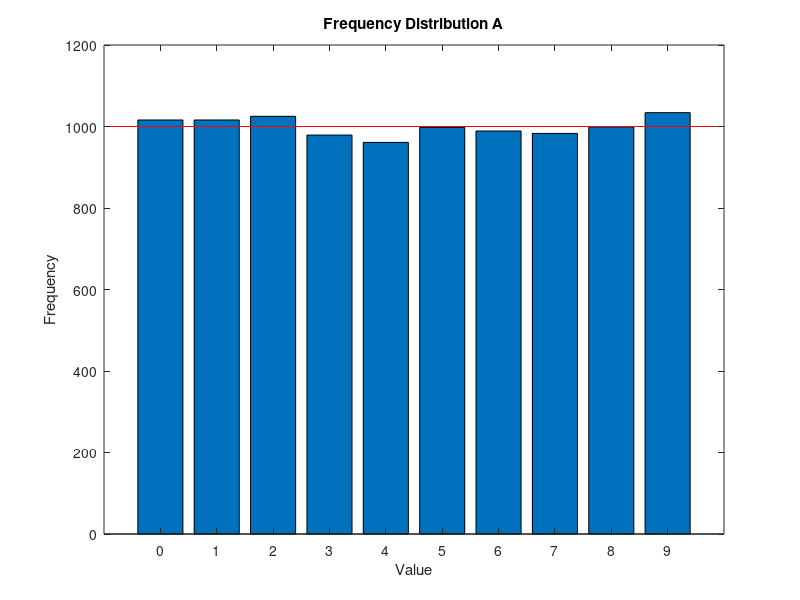
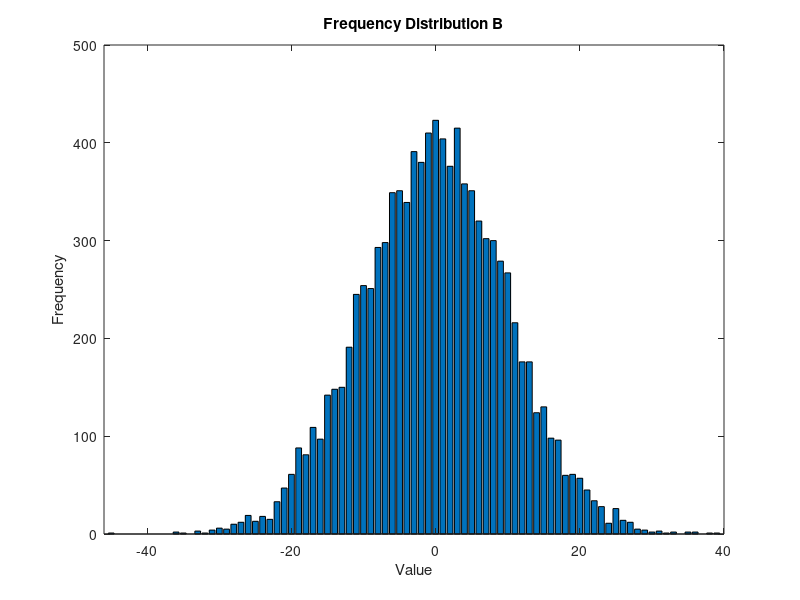
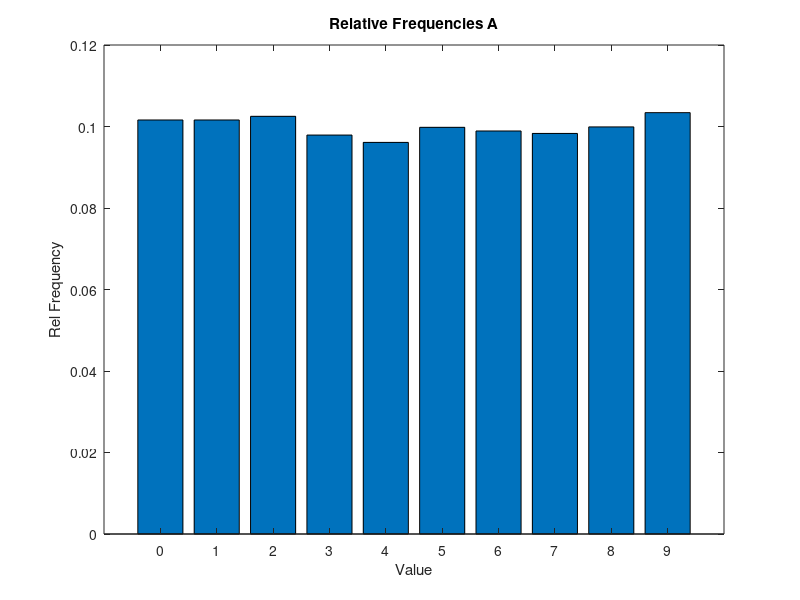
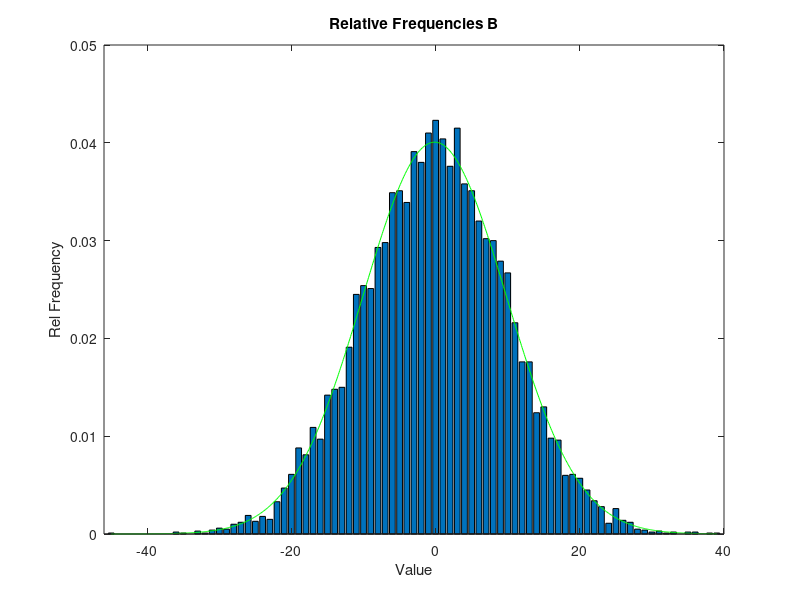

MATLAB code to generate these figures, in order:
clear all;
close all;
clc;
hold off;

N = 100;


%fix rounds towards zero, so the values for A are in the interval [0, 10)
%rand creates uniformly distributed random numbers
A = fix(10*rand(N));
% round rounds to the nearest integer so the values for B are in the interval [0, 10]
% randn creates normally distributed numbers with zero mean and variance one.
B = round(10*randn(N));

minA = min(A(:));
maxA = max(A(:));

minB = min(B(:));
maxB = max(B(:));

%for each element i in the matrix: store the length of the vector, find(A==i) returns
a = [];
for i = minA:maxA
  a = [a length(find (A==i))];
end
%same for B
b = [];
for i=minB:maxB
  b = [b length(find (B==i))];
end

%figure showing the frequency distribution for a
figure(1);
bar(minA:maxA, a);
axis([minA-1 maxA+1]);
title("Frequency Distribution A")
xlabel("Value")
ylabel("Frequency")

%line indicating the mean
hold on;
line([minA-1 maxA+1],[mean(a(:)) mean(a(:))], 'Color','r');
hold off;

%figure showing the frequency distribution for b
figure(2);
bar(minB:maxB, b);
axis([minB-1 maxB+1]);
title("Frequency Distribution B")
xlabel("Value")
ylabel("Frequency")

%compute the relative frequencies
relFr_a = a./N^2;
relFr_b = b./N^2;

figure(3);
bar(minA:maxA, relFr_a);
axis([minA-1 maxA+1]);
title("Relative Frequencies A")
xlabel("Value")
ylabel("Rel Frequency")

figure(4);
bar(minB:maxB, relFr_b);
axis([minB-1 maxB+1]);
title("Relative Frequencies B")
xlabel("Value")
ylabel("Rel Frequency")

% compute the probability masses -> should sum up to 1
sumA = sum(relFr_a)
sumB = sum(relFr_b)

% normal dist 
x = minB:0.1:maxB;
m = mean(B(:));
s = std(B(:));
% 
f = exp(-0.5*((x-m)./s).^2)./(sqrt(2*pi)*s);
hold on;
plot(x, f, 'g');

%check intervals
inInterval = length(find(B > (s*-1) & B<s));
lengthB = length(B(:));
bInS = inInterval/lengthB

inInterval2 = length(find(B > (s*-2) & B<2*s));
bInS2 = inInterval2/lengthB

inInterval3 = length(find(B > (s*-3) & B<3*s));
bInS3 = inInterval3/lengthB







